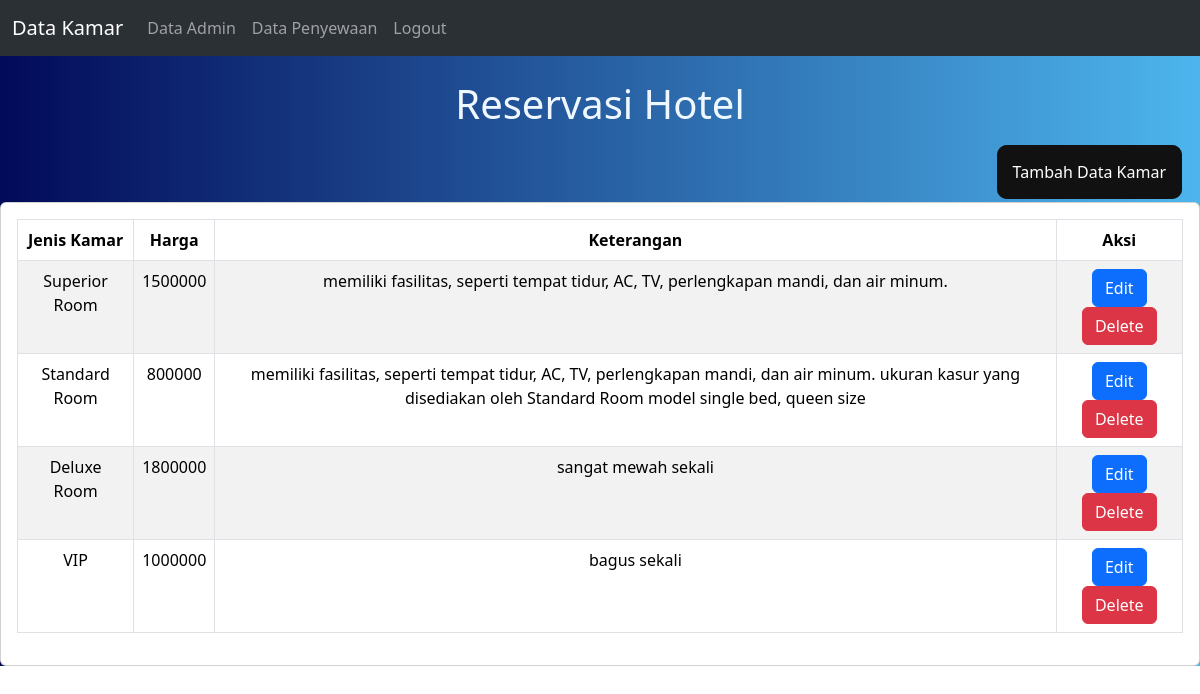
The page /sertikom/kamar_read.php (signed in) on the database its author committed.
### tables this page shows
CREATE TABLE `tbl_jenis_kamar` (
  `id_kamar` int(50) NOT NULL,
  `jenis_kamar` varchar(50) NOT NULL,
  `harga` int(255) NOT NULL,
  `keterangan` text NOT NULL
);

### sertikom/kamar_read.php (the view, shortened to what this page needs)
<!DOCTYPE html>
<html lang="en">
<head>
    <link rel="stylesheet" href="style.css">
    <link href="https://cdn.jsdelivr.net/npm/bootstrap@5.3.3/dist/css/bootstrap.min.css" rel="stylesheet">
</head>
<body>
    <?php include("koneksi.php"); ?>
    <nav class="navbar navbar-expand-lg bg-body-tertiary bg-dark" data-bs-theme="dark">
  <div class="container-fluid">
    <a class="navbar-brand" href="kamar_read.php">Data Kamar</a>
    <div class="collapse navbar-collapse" id="navbarNav">
      <ul class="navbar-nav">
        <li class="nav-item">
          <a class="nav-link" href="admin_read.php">Data Admin</a>
        </li>
        <li class="nav-item">
            <a class="nav-link" href="penyewaan_read.php">Data Penyewaan</a>
        </li>
        <li class="nav-item">
            <a class="nav-link" href="logout.php">Logout</a>
        </li>
      </ul>
    </div>
  </div>
</nav>
   <div class="element">
        <h1 class="poppinss-black" style="color:aliceblue">Reservasi Hotel</h1>
            <div class="col-md-12" style="text-align: end; padding-bottom: 1.5%; padding-right: 1.5%;">
                <a name="" id="" class="bn5" href="kamar_create.php" role="button">Tambah Data Kamar</a>
        </div>
        <div class="card">
            <div class="card-body">
                <table id="myTable" class="display table table-striped table-bordered text-center">
                <thead>
                <tr>
                    <th>Jenis Kamar</th>
                    <th>Harga</th>
                    <th>Keterangan</th>
                    <th>Aksi</th>
                </tr>
                </thead>
    <?php
$sql = "SELECT * FROM tbl_jenis_kamar";
$query = mysqli_query($koneksi, $sql);
while ($data = mysqli_fetch_array($query)) {
    echo "<tr>";
    echo "<td>" . $data["jenis_kamar"] . "</td>";
    echo "<td>" . $data["harga"] . "</td>";
    echo "<td>" . $data["keterangan"] . "</td>";
    echo '<td class="project-actions text-center" scope="col" colspan="2">';
    echo '<a class="btn btn-primary" href="kamar_update.php?id=' . $data['id_kamar'] . '" role="button">Edit</a>';
    echo '<a class="btn btn-danger" href="kamar_delete.php?id=' . $data['id_kamar'] . '" onclick="return confirm(\'Data ini akan dihapus, apakah anda yakin ?\')" role="button">Delete</a>';
    echo '</td>';
    echo "</tr>";
}
?>
    </table>
</body>
</html>

### sertikom/style.css (style rules this page uses)
.element { background: linear-gradient(90deg, rgb(2, 10, 89), rgb(77, 181, 237) 100%); }
h1 { padding-top: 2%; padding-bottom: 2%; text-align: center; color: floralwhite; }
.bn5 { padding: 1em 1em; border: none; outline: none; color: rgb(255, 255, 255); background: #111; cursor: pointer; position: relative; z-index: 0; border-radius: 10px; text-decoration: none; }
.bn5::before { content: ""; background: linear-gradient( 45deg, #f00, #ff7300, #fffb00, #48ff00, #00ffd5, #002bff, #7a00ff, #ff00c8, #f00 ); position: absolute; top: -2px; left: -2px; background-size: 400%; z-index: -1; filter: blur(5px); width: calc(100% + 4px); height: calc(100% + 4px); animation: glowingbn5 20s linear infinite; opacity: 0; transition: opacity 0.3s ease-in-out; border-radius: 10px; }
.bn5::after { z-index: -1; content: ""; position: absolute; width: 100%; height: 100%; background: #191919; left: 0; top: 0; border-radius: 10px; }

### rows shown on the page
tbl_jenis_kamar: jenis_kamar "Superior Room", harga "1500000", keterangan "memiliki fasilitas, seperti tempat tidur, AC, TV, perlengkapan mandi, dan air minum."
tbl_jenis_kamar: jenis_kamar "Standard Room", harga "800000", keterangan "memiliki fasilitas, seperti tempat tidur, AC, TV, perlengkapan mandi, dan air minum. ukuran kasur yang disediakan oleh Standard Room model single bed, queen size"
tbl_jenis_kamar: jenis_kamar "Deluxe Room", harga "1800000", keterangan "sangat mewah sekali"
tbl_jenis_kamar: jenis_kamar "VIP", harga "1000000", keterangan "bagus sekali"
